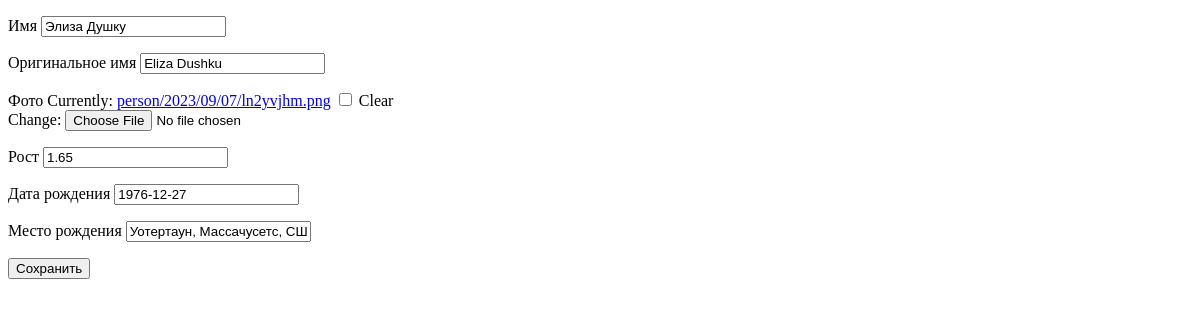
Before: /person/2/edit with the older database file.
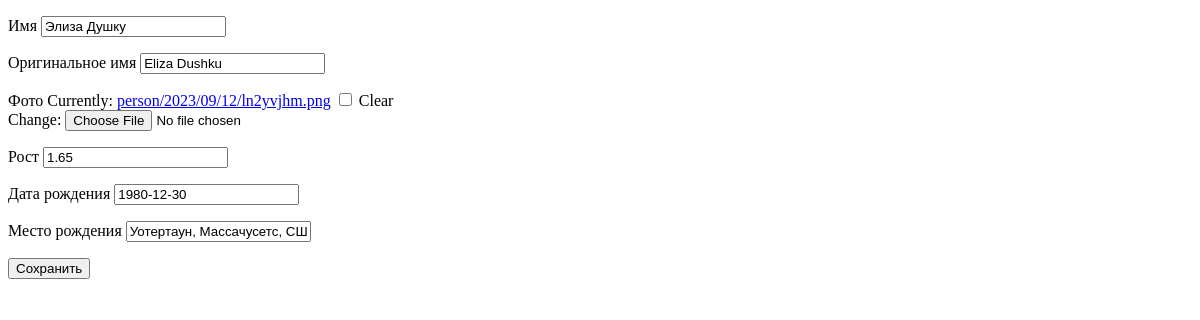
After: the same page with the newer database file.
### movies/models.py (models this page shows, shortened)
class Person(models.Model):
    name = models.CharField(max_length=255, unique=True, verbose_name='Имя')
    orig_name = models.CharField(max_length=255, unique=True, blank=True, verbose_name='Оригинальное имя')
    photo = models.ImageField(upload_to="person/%Y/%m/%d/", blank=True, verbose_name='Фото')
    height = models.FloatField(blank=True, null=True, verbose_name='Рост')
    date_of_birth = models.DateField(blank=True, null=True, verbose_name='Дата рождения')
    birthplace = models.CharField(max_length=255, blank=True, null=True, verbose_name='Место рождения')

### actor/views.py (the view)
# urls.py: path('<int:pk>/edit', (PersonEdit.as_view()), name='person_edit'),
class PersonEdit(UpdateView):
    form_class = PersonForm
    model = Person
    template_name = 'person/person_edit.html'

### actor/forms.py
class PersonForm(forms.ModelForm):
    class Meta:
        model = Person
        fields = '__all__'

### templates/person/person_edit.html (shortened to what this page needs)
<!DOCTYPE html>
<html lang="en">
{% block content %}
    <div class="edit-form">
     <form class="edit-form"    action="" method="post" enctype="multipart/form-data">
{% for f in form %}
        <p><label class="form-label" for="{{ f.id_for_label }}">{{f.label}} </label>{{ f }}</p>
{% endfor %}
    <input type="submit" value="Сохранить" />
    </form>
    </div>
{% endblock content %}

Changed rows visible on the page:
changed Person "Элиза Душку": date_of_birth "1976-12-27" → "1980-12-30"
Other visible differences:
text no longer shown: "Currently: person/2023/09/07/ln2yvjhm.png Clear Change:"
text now shown: "Currently: person/2023/09/12/ln2yvjhm.png Clear Change:"
